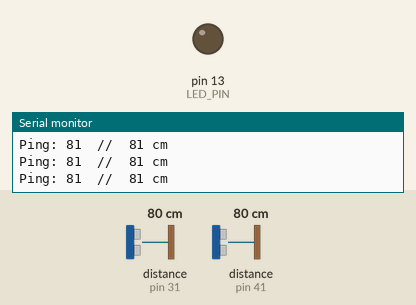
Recording of a sketch running on a simulated Arduino Mega 2560, built with avr-gcc and run on an emulated ATmega2560. Parts: output pins drawn as LEDs (lit = HIGH), the last lines printed to the serial monitor. The test bench sets the inputs (shaded band); at power-on: distance to the obstacle (sensors on pin 31, pin 41) 80 cm. The echo pulse lasts 58.3 µs per cm.

Above: at 1.2 s.
1.3 s: distance to the obstacle (sensor on pin 31) set to 5 cm
2.8 s: distance to the obstacle (sensor on pin 31) set to 2 cm
At 4.0 s:
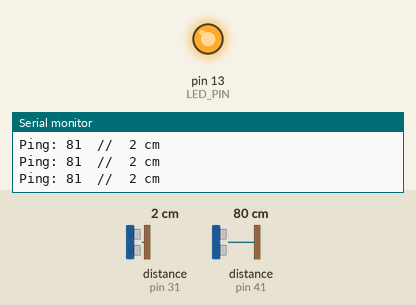
7.3 s: distance to the obstacle (sensor on pin 31) set to 4 cm
At 8.0 s:
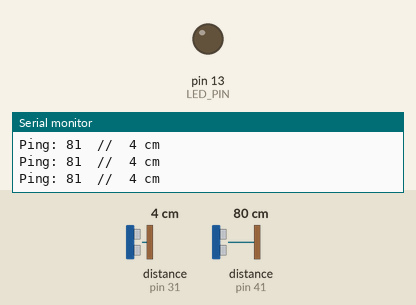
8.8 s: distance to the obstacle (sensor on pin 31) set to 195 cm
10.3 s: distance to the obstacle (sensor on pin 31) set to 206 cm
At 11.3 s:
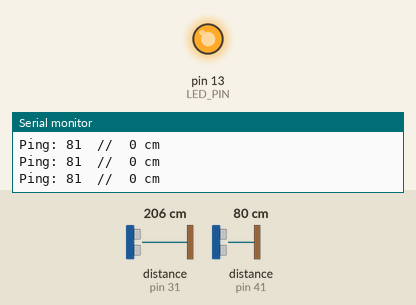
Timing chart, 0 to 13.3 s (numbered marks = the images above; inputs shaded):
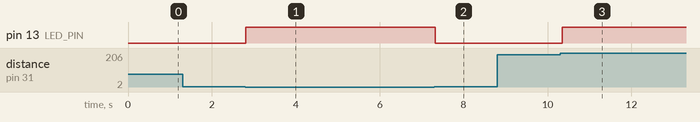

The sketch:

USsensor.ino
```cpp
#include <NewPing.h>

#define TRIGGER_PIN_1  42  // Arduino pin tied to trigger pin on the ultrasonic sensor.
#define ECHO_PIN_1     41  // Arduino pin tied to echo pin on the ultrasonic sensor.
#define TRIGGER_PIN_2  32  // Arduino pin tied to trigger pin on the ultrasonic sensor.
#define ECHO_PIN_2     31  // Arduino pin tied to echo pin on the ultrasonic sensor.
#define MAX_DISTANCE 200 // Maximum distance we want to ping for (in centimeters). Maximum sensor distance is rated at 400-500cm.
#define LED_PIN      13

NewPing sonar1(TRIGGER_PIN_1, ECHO_PIN_1, MAX_DISTANCE); // NewPing setup of pins and maximum distance.
NewPing sonar2(TRIGGER_PIN_2, ECHO_PIN_2, MAX_DISTANCE); // NewPing setup of pins and maximum distance.

void setup() {
  pinMode(LED_PIN, OUTPUT);
  Serial.begin(9600); // Open serial monitor at 115200 baud to see ping results.
}

void loop() {
  delay(50);                      // Wait 50ms between pings (about 20 pings/sec). 29ms should be the shortest delay between pings.
  unsigned int uS1 = sonar1.ping_cm(); // Send ping, get ping time in microseconds (uS).
  unsigned int uS2 = sonar2.ping_cm(); // Send ping, get ping time in microseconds (uS).
  Serial.print("Ping: ");
  Serial.print(uS1);
  Serial.print("  //  ");
  Serial.print(uS2);
  //Serial.print(uS / US_ROUNDTRIP_CM); // Convert ping time to distance in cm and print result (0 = outside set distance range)
  Serial.println(" cm");
  if (uS1 <= 3 || uS2 <= 3) { digitalWrite(LED_PIN, HIGH);  }
  else { digitalWrite(LED_PIN, LOW); }
}
```

Measured:
- the behaviour switches between 4 and 3 cm on distance to the obstacle (sensor on pin 31) (found by bisection; images 0 and 1)
- the behaviour switches between 200 and 201 cm on distance to the obstacle (sensor on pin 31) (found by bisection; images 2 and 3)
- after the input at 2.8 s, pin 13 (LED_PIN): LOW → HIGH at once
- after the input at 7.3 s, pin 13 (LED_PIN): HIGH → LOW at once
- after the input at 10.3 s, pin 13 (LED_PIN): LOW → HIGH after 0.05 s
